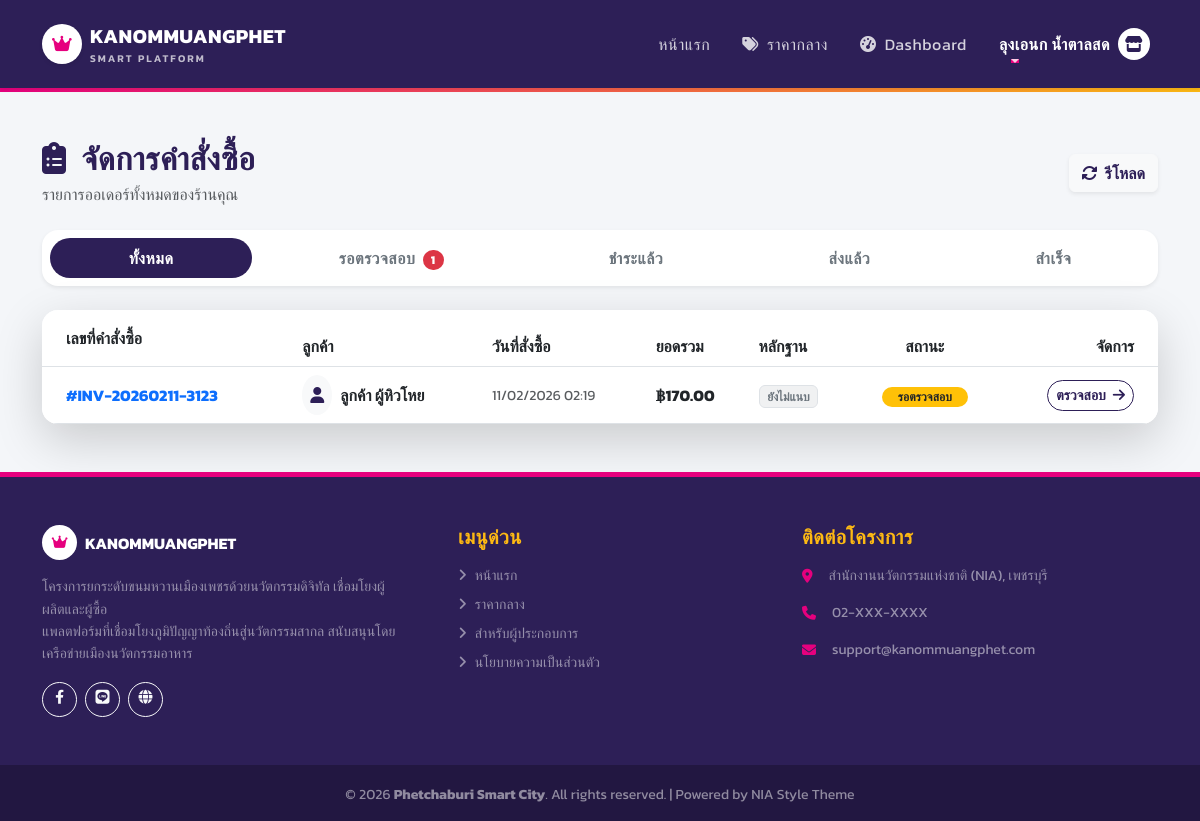
Screenshot of /shop/order_list.php (signed in) with the database file from the repository.
### tables this page shows
CREATE TABLE `orders` (
  `id` int(11) NOT NULL,
  `order_no` varchar(20) NOT NULL COMMENT 'เลขที่ใบสั่งซื้อ เช่น OR-2024XXXX',
  `customer_id` int(11) NOT NULL COMMENT 'คนซื้อ (users.id)',
  `shop_id` int(11) NOT NULL COMMENT 'คนขาย (users.id)',
  `total_amount` decimal(10,2) NOT NULL,
  `status` enum('pending','paid','shipped','completed','cancelled') DEFAULT 'pending',
  `tracking_no` varchar(100) DEFAULT NULL,
  `slip_image` varchar(255) DEFAULT NULL COMMENT 'หลักฐานการโอน',
  `shipping_address` text COMMENT 'ที่อยู่จัดส่ง (Snapshot ณ เวลาสั่ง)',
  `created_at` timestamp NULL DEFAULT CURRENT_TIMESTAMP
);

CREATE TABLE `users` (
  `id` int(11) NOT NULL,
  `role` enum('user','shop','admin') DEFAULT 'user',
  `line_id` varchar(255) DEFAULT NULL COMMENT 'เก็บ User ID จาก LINE Login',
  `email` varchar(255) DEFAULT NULL COMMENT 'Login ปกติ',
  `password` varchar(255) DEFAULT NULL COMMENT 'Login ปกติ (ถ้าผ่าน LINE อาจว่างได้)',
  `fullname` varchar(255) DEFAULT NULL COMMENT 'ชื่อผู้ซื้อ หรือ ชื่อเจ้าของร้าน',
  `phone` varchar(20) DEFAULT NULL,
  `profile_image` varchar(255) DEFAULT NULL COMMENT 'รูปโปรไฟล์ / โลโก้ร้าน',
  `address` text COMMENT 'ที่อยู่จัดส่ง (User) หรือ ที่ตั้งร้าน (Shop)',
  `shop_name` varchar(255) DEFAULT NULL COMMENT 'ชื่อร้านค้า',
  `bank_name` varchar(100) DEFAULT NULL COMMENT 'ชื่อธนาคาร เช่น กสิกรไทย, ไทยพาณิชย์',
  `bank_account` varchar(50) DEFAULT NULL COMMENT 'เลขที่บัญชี',
  `bank_account_name` varchar(255) DEFAULT NULL COMMENT 'ชื่อบัญชี',
  `qrcode_image` varchar(255) DEFAULT NULL COMMENT 'รูป QR Code รับเงิน (promptpay)',
  `created_at` timestamp NULL DEFAULT CURRENT_TIMESTAMP,
  `updated_at` timestamp NULL DEFAULT CURRENT_TIMESTAMP ON UPDATE CURRENT_TIMESTAMP,
  `latitude` double DEFAULT NULL COMMENT 'ละติจูด',
  `longitude` double DEFAULT NULL COMMENT 'ลองจิจูด'
);

### function.php (called while the page is built, shortened)
<?php
function condb()
{
    global $config;
    $db_host = $config['database']['host'];
    $db_name = $config['database']['dbname'];
    $db_user = $config['database']['username'];
    $db_pass = $config['database']['password'];
    $charset = $config['database']['charset'];
    try {
        $dsn = "mysql:host=$db_host;dbname=$db_name;charset=$charset";
        $options = $config['database']['options'];
        $pdo = new PDO($dsn, $db_user, $db_pass, $options);
        return $pdo;
    } catch (PDOException $e) {
        die("Connection failed: " . $e->getMessage());
    }
}
function select($sql, $params = [])
{
    $pdo = condb();
    try {
        $stmt = $pdo->prepare($sql);
        $stmt->execute($params);
        return $stmt->fetchAll();
    } catch (PDOException $e) {
        return [];
    }
}
function selectOne($sql, $params = [])
{
    $pdo = condb();
    try {
        $stmt = $pdo->prepare($sql);
        $stmt->execute($params);
        return $stmt->fetch();
    } catch (PDOException $e) {
        return false;
    }
}

### shop/order_list.php (the view, shortened to what this page needs)
<?php
require_once '../config.php';
require_once '../function.php';
$shop_id = $_SESSION['user_id'];
$status_filter = $_GET['status'] ?? 'all';
$sql = "SELECT o.*, u.fullname
        FROM orders o
        JOIN users u ON o.customer_id = u.id
        WHERE o.shop_id = ?";
$params = [$shop_id];
$sql .= " ORDER BY o.created_at DESC";
$orders = select($sql, $params);
$count_pending = selectOne("SELECT COUNT(*) as c FROM orders WHERE shop_id = ? AND status = 'pending'", [$shop_id])['c'];
include '../includes/header.php';
include '../includes/navbar.php';
?>
<div class="container py-5">
    <div class="d-flex justify-content-between align-items-center mb-4">
        <div>
            <h2 class="fw-bold text-purple mb-1">
                <i class="fas fa-clipboard-list me-2"></i> จัดการคำสั่งซื้อ
            </h2>
            <p class="text-muted mb-0">รายการออเดอร์ทั้งหมดของร้านคุณ</p>
        </div>
        <div>
            <a href="order_list.php" class="btn btn-light shadow-sm text-purple fw-bold">
                <i class="fas fa-sync-alt me-1"></i> รีโหลด
            </a>
        </div>
    </div>
    <div class="card border-0 shadow-sm rounded-4 mb-4">
        <div class="card-body p-2">
            <ul class="nav nav-pills nav-fill gap-2">
                <li class="nav-item">
                    <a href="order_list.php?status=all" class="nav-link rounded-pill <?= $status_filter=='all'?'active bg-purple':'' ?>">
                        ทั้งหมด
                    </a>
                </li>
                <li class="nav-item">
                    <a href="order_list.php?status=pending" class="nav-link rounded-pill <?= $status_filter=='pending'?'active bg-warning text-dark':'' ?>">
                        รอตรวจสอบ
                        <?php if($count_pending > 0): ?>
                            <span class="badge bg-danger rounded-pill ms-1"><?= $count_pending ?></span>
                        <?php endif; ?>
                    </a>
                </li>
                <li class="nav-item">
                    <a href="order_list.php?status=paid" class="nav-link rounded-pill <?= $status_filter=='paid'?'active bg-info text-dark':'' ?>">
                        ชำระแล้ว
                    </a>
                </li>
                <li class="nav-item">
                    <a href="order_list.php?status=shipped" class="nav-link rounded-pill <?= $status_filter=='shipped'?'active bg-primary':'' ?>">
                        ส่งแล้ว
                    </a>
                </li>
                <li class="nav-item">
                    <a href="order_list.php?status=completed" class="nav-link rounded-pill <?= $status_filter=='completed'?'active bg-success':'' ?>">
                        สำเร็จ
                    </a>
                </li>
            </ul>
        </div>
    </div>
    <div class="card border-0 shadow-lg rounded-4 overflow-hidden">
        <div class="card-body p-0">
            <div class="table-responsive">
                <table class="table table-hover align-middle mb-0">
                    <thead class="bg-light text-secondary">
                        <tr>
                            <th class="ps-4 py-3">เลขที่คำสั่งซื้อ</th>
                            <th>ลูกค้า</th>
                            <th>วันที่สั่งซื้อ</th>
                            <th>ยอดรวม</th>
                            <th>หลักฐาน</th>
                            <th class="text-center">สถานะ</th>
                            <th class="text-end pe-4">จัดการ</th>
                        </tr>
                    </thead>
                    <tbody>
                        <?php if (empty($orders)): ?>
                            <tr>
                                <td colspan="7" class="text-center py-5 text-muted">
                                    <i class="fas fa-inbox fa-3x mb-3 opacity-25"></i>
                                    <p>ไม่พบรายการคำสั่งซื้อในสถานะนี้</p>
                                </td>
                            </tr>
                        <?php else: ?>
                            <?php foreach ($orders as $order): ?>
                                <tr>
                                    <td class="ps-4 fw-bold text-primary">
                                        #<?= $order['order_no'] ?>
                                    </td>
                                    <td>
                                        <div class="d-flex align-items-center">
                                            <div class="bg-light rounded-circle p-2 me-2 text-purple">
                                                <i class="fas fa-user"></i>
                                            </div>
                                            <div>
                                                <span class="fw-bold d-block"><?= htmlspecialchars($order['fullname']) ?></span>
                                            </div>
                                        </div>
                                    </td>
                                    <td class="text-muted small">
                                        <?= date('d/m/Y H:i', strtotime($order['created_at'])) ?>
                                    </td>
                                    <td class="fw-bold text-dark">
                                        ฿<?= number_format($order['total_amount'], 2) ?>
                                    </td>
                                    <td>
                                        <?php if($order['slip_image']): ?>
                                            <span class="badge bg-success bg-opacity-10 text-success border border-success">
                                                <i class="fas fa-check me-1"></i> แนบแล้ว
                                            </span>
                                        <?php else: ?>
                                            <span class="badge bg-secondary bg-opacity-10 text-secondary border">
                                                ยังไม่แนบ
                                            </span>
                                        <?php endif; ?>
                                    </td>
                                    <td class="text-center">
                                        <?php
                                            $st_map = [
                                                'pending' => ['label'=>'รอตรวจสอบ', 'class'=>'warning text-dark'],
                                                'paid' => ['label'=>'ชำระแล้ว', 'class'=>'info text-dark'],
                                                'shipped' => ['label'=>'ส่งแล้ว', 'class'=>'primary'],
                                                'completed' => ['label'=>'สำเร็จ', 'class'=>'success'],
                                                'cancelled' => ['label'=>'ยกเลิก', 'class'=>'danger'],
                                            ];
                                            $s = $st_map[$order['status']] ?? ['label'=>$order['status'], 'class'=>'secondary'];
                                        ?>
                                        <span class="badge bg-<?= $s['class'] ?> rounded-pill px-3">
                                            <?= $s['label'] ?>
                                        </span>
                                    </td>
                                    <td class="text-end pe-4">
                                        <a href="order_detail.php?id=<?= $order['id'] ?>" class="btn btn-sm btn-outline-purple rounded-pill fw-bold">
                                            ตรวจสอบ <i class="fas fa-arrow-right ms-1"></i>
                                        </a>
                                    </td>
                                </tr>
                            <?php endforeach; ?>
                        <?php endif; ?>
                    </tbody>
                </table>
            </div>
        </div>
    </div>
</div>
<?php include '../includes/footer.php'; ?>

### assets/style.css (style rules this page uses)
:root { --nia-magenta: #E6007E; --nia-purple: #2D1F57; --nia-gold: #FDB913; --nia-bg: #F4F6F9; --text-dark: #333333; --text-muted: #6c757d; }
body { font-family: 'Kanit', sans-serif; background-color: var(--nia-bg); color: var(--text-dark); -webkit-font-smoothing: antialiased; }
h1, h2, h3, h4, h5, h6 { font-weight: 600; color: var(--nia-purple); letter-spacing: -0.5px; }
a { text-decoration: none; transition: all 0.2s ease; }
.text-purple { color: var(--nia-purple) !important; }
.bg-purple { background-color: var(--nia-purple) !important; color: white; }
.card { border: none; background: white; transition: all 0.3s ease; }

### shop/order_list.php (style rules this page uses)
.nav-pills .nav-link { color: #6c757d; font-weight: bold; transition: all 0.3s; }
.btn-outline-purple { color: var(--nia-purple); border-color: var(--nia-purple); }
.bg-purple { background-color: var(--nia-purple) !important; color: white !important; }

### rows the page displays
orders: order_no "INV-20260211-3123", users.fullname "ลูกค้า ผู้หิวโหย", created_at "11/02/2026 02:19", total_amount "170.00", shows "ยังไม่แนบ", status "รอตรวจสอบ"

### other values shown
$_SESSION['user_name'] "ลุงเอนก น้ำตาลสด"
$count_pending "1"
$config['app']['desc'] "โครงการยกระดับขนมหวานเมืองเพชรด้วยนวัตกรรมดิจิทัล เชื่อมโยงผู้ผลิตและผู้ซื้อ"
$config['contact']['address'] "สำนักงานนวัตกรรมแห่งชาติ (NIA), เพชรบุรี"
$config['contact']['phone'] "02-XXX-XXXX"
$config['contact']['email'] "support@kanommuangphet.com"
